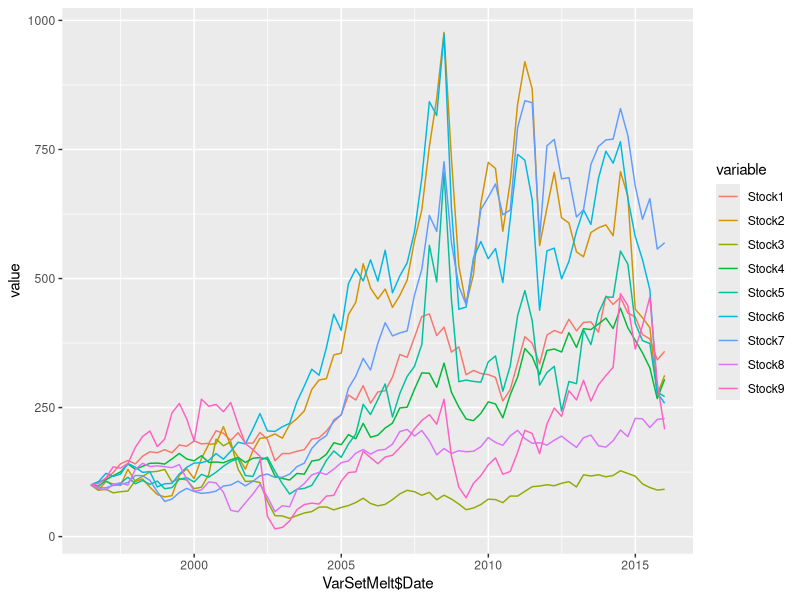

Write R code to recreate this figure. (Note: this script raises an error after producing the figure.)
# Load packages

library(Cairo)

# Package for sumamrizing data
# install.packages("Hmisc")
library(Hmisc)
# for this command: describe(mydata)

# Library for sumamrizing data 2
# install.packages("psych")
library(psych)
# for this command: describe.by(mydata, group,...)

# Working with Doby package for summary Statistics
# install.packages("doBy")
library(doBy)
#summaryBy(mpg + wt ~ cyl + vs, data = mtcars, 
#          FUN = function(x) { c(m = mean(x), s = sd(x)) } )

# Importing files of other formats
library(foreign)

# Panel data analysis package
library(plm) 

library(car)

library(lmtest)   

library(sandwich)

library(ggplot2)

library(grid) # needed for plotting later
# Handwritten function for later on

multiplot <- function(..., plotlist = NULL, file, cols = 1, layout = NULL) {
  require(grid)
  
  plots <- c(list(...), plotlist)
  
  numPlots = length(plots)
  
  if (is.null(layout)) {
    layout <- matrix(seq(1, cols * ceiling(numPlots/cols)),
                     ncol = cols, nrow = ceiling(numPlots/cols))
  }
  
  if (numPlots == 1) {
    print(plots[[1]])
    
  } else {
    grid.newpage()
    pushViewport(viewport(layout = grid.layout(nrow(layout), ncol(layout))))
    
    for (i in 1:numPlots) {
      matchidx <- as.data.frame(which(layout == i, arr.ind = TRUE))
      
      print(plots[[i]], vp = viewport(layout.pos.row = matchidx$row,
                                      layout.pos.col = matchidx$col))
    }
  }
}

# For this tool, we need to retrieve a written function
# see: http://www.peterhaschke.com/r/2013/04/24/MultiPlot.html
library(lattice)
library("reshape2")

# For my customized summary later on
SumCustom <- function(x){
  r1 = mean(x)
  r2 = median(x)
  r3 = sd(x)
  r4 = min(x)
  r5 = max(x)
  
  return(matrix(c(r1, r2, r3, r4, r5), ncol = 5))
  
}

# Read in the data frame
setwd("C:/Users/Trimme/Documents/Studium Master/Kurse/2016 SoSe/Statistical Programming Languages/Dataset")
data <- read.csv2("Dataset-FINALupdated_absolute.csv", stringsAsFactors=FALSE)

# Convert Date such that R recognizes it as date
# Note that, for some reason, we have to do this twice
# Later on as well, when we sort the panel data
data$Date <- as.Date(data$Date, format = "%d.%m.%Y")
class(data$Date)

# Generate and store date vector for later purposes
DateVec <- subset(data$Date, data$Company == 1)
# Sort this vector
DateVec <- sort(DateVec)

# Convert data into panel data
data <- pdata.frame(data, index = c("Company", "Date"), drop.index = F, row.names = T) 
# Has R read in the panel Data set with Date as date variable?
class(data$Date)
# If not, let's change that
data$Date <- as.Date(data$Date, format = "%Y-%m-%d")
class(data$Date)
# Done

# Plot all Stock Price evolvements in 1 Plot
# Thsi is necessary as the company dummy is a factor variable
a <- max(as.numeric(unique(data$Company))) + 1
b <- nrow(data[data$Company == 1,])
StockSet <- matrix(NA, ncol = a, nrow = b)
StockSet <- data.frame(StockSet)
StockSet[,1] <- DateVec
VarNames <- c("Date")

i = 1
while(i < 10){
  Sub1 <- subset(data, data$Company == i)
  StockSet[,(i+1)] <- (Sub1$Stock/Sub1$Stock[1]) * 100
  a <- paste("Stock", i, sep = "")
  VarNames <- c(VarNames, a) 
  i = i + 1
}

colnames(StockSet) <- VarNames
colnames(StockSet)
# head(StockSet)
# Save the data set with indexed stock data and round the numbers
# a <- ncol(StockSet)
# StockSet[,2:a] <- round(StockSet[,2:a], digits = 1)
# head(StockSet)
# write.csv2(StockSet,"Stocks_Indexed.csv") # Does not work properly yet


# Preparing Plot
VarSetMelt <- melt(StockSet, id = "Date")
# Plot the Indexed Stock Prices Together
# dev.off() # necessary befor plotting again
#jpeg(filename = "All_Stocks_Plot.jpg")
# Plot the indexed stock prices
# ggplot(data=VarSetMelt, aes(x = VarSetMelt$DateVec, y=value, colour=variable)) + geom_line()
p <- ggplot(data=VarSetMelt, aes(x = VarSetMelt$Date, y=value, colour=variable)) + geom_line()
p
# dev.off()


Sub1 = subset(data, data$Company == 1)
# Plot Oil, Gas and Market beside one and another
#jpeg(filename = "Common_Factors_Development.jpg")
par(mfrow = c(1,3))
plot(Sub1$Date, Sub1$Oil, type = "l", xlab = "Year", ylab = "Oil Price")
plot(Sub1$Date, Sub1$Gas, type = "l", xlab = "Year", ylab = "Gas Price")
plot(Sub1$Date, Sub1$Market, type = "l", xlab = "Year", ylab = "Dow Jones Index")
# dev.off()

# Plot each company with specific and common factors
CompanyNames <- levels(data$Company) # Extract the 'Company Names'
VarNames <- colnames(data[,3:10])

par(mfrow = c(1,8)) # Set that I want to plot 8 graphs beside one and another
par(mar=c(2,2,2,2)) # Insert margins between the different plots. 
# Note that I would have to alter this conficurations when setting up other plots later
#dev.off()
i = 1
while(i < 10){
  NameFile <- paste("Company_", i,"_SpecificFact.jpg", sep = "")
  jpeg(filename = NameFile, pointsize =24, quality = 200, bg = "white", res = NA, restoreConsole = TRUE, height = 400, width = 3600)
  par(mfrow = c(1,8))
  Sub1 <- subset(data, data$Company == i)
  j = 3
  while(j < 11){
    Filename <- paste("Company_", CompanyNames[i],"_", VarNames[j], ".jpeg", sep = "")
    Yvalues <- Sub1[,j]
    plot(Sub1$Date, Yvalues, type = "l", ylab = paste(VarNames[(j - 2)]) , main = paste("C_", i, sep = ""))
    j = j + 1  
  }
  dev.off()
  i = i + 1
  # dev.off() - apparently not needed
}
# dev.off() - apparently not needed


# since we switch to another dataset, remove 
# all the stuff we stored so far
rm(list = ls())

# Plotting the histograms of the specific factors 
# after we have transformed them into returns
# Load the respective dataset
data <- read.csv2("Dataset-FINALupdated_returns.csv", stringsAsFactors=FALSE)

# Convert Date such that R recognizes it as date
data$Date <- as.Date(data$Date, format = "%d.%m.%Y")
class(data$Date)

# Generate and store date vector for later purposes
DateVec <- subset(data$Date, data$Company == 1)
DateVec <- sort(DateVec)
# DateVec
head(data)
tail(data)
# We see that there are missing values at the end of the dataset
# This is because we lost 1 observation per Company as we set up
# the returns. Remove the missing values

row.has.na <- apply(data, 1, function(x){any(is.na(x))})
sum(row.has.na)
if(sum(row.has.na) != 0){
  data <- data[!row.has.na,]
}
tail(data)
# we managed to remove the missing observations


# Convert data into panel data
data <- pdata.frame(data, index = c("Company", "Date"), drop.index = F, row.names = T) 
# Has R read in the panel Data set with Date as date variable?
class(data$Date)
# If not, let's change that
data$Date <- as.Date(data$Date, format = "%Y-%m-%d")
class(data$Date)
# Done

MainText = variable.names(data)

# Generate Histograms for Specific Factors by enterprise
i = 1
while(i < 10){
  help1 <- subset(data, data$Company == i)
  NameFile <- paste("Histograms_Company", i, "_returns.jpg", sep = "")
  jpeg(filename = NameFile, pointsize =12, quality = 200, bg = "white", res = NA, restoreConsole = TRUE, height = 400, width = 800)
  par(mfrow = c(1,5))
  j = 3
  while(j < 8){
    bw = diff(range(help1[,j])) / (2 * IQR(help1[,j]) / length(help1[,j])^(1/3))
    hist(help1[,j], breaks = bw, freq = FALSE, main = paste(MainText[j]))
    g1 = seq(min(help1[,j]), max(help1[,j]), length = 100)
    dens1 = dnorm(g1, mean(help1[,j]), sd(help1[,j]))
    lines(g1, dens1, col = "red")
    # I still have to program that R sets the y-limits adequately
    # In particular, the maximum
    j = j + 1
    # print(j)
  }
  dev.off()
i = i + 1
#print(i)
}
